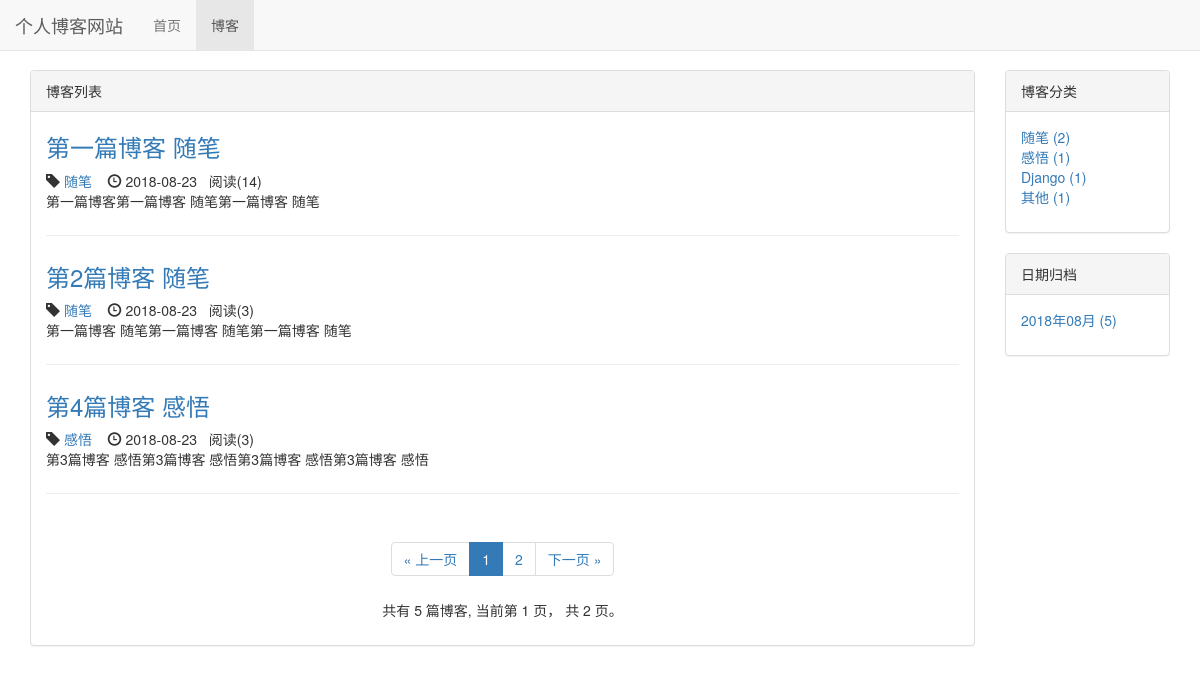
Screenshot of /blog/ with the database file from the repository.
### blog/models.py (models this page shows, shortened)
class Blog(models.Model, ReadNumExpandMethod):  # 继承 方法
    title = models.CharField(max_length=50)
    blog_type = models.ForeignKey(BlogType, on_delete=models.DO_NOTHING)
    content = RichTextUploadingField()
    author = models.ForeignKey(User, on_delete=models.DO_NOTHING)
    read_details = GenericRelation(ReadDetail)
    created_time = models.DateTimeField(auto_now_add=True)
    last_updated_time = models.DateTimeField(auto_now=True)
    class Meta:
        ordering = ['created_time']

class BlogType(models.Model):
    type_name = models.CharField(max_length=15)
    def __str__(self):
        return self.type_name

### read_statistics/models.py (models this page shows)
class ReadNum(models.Model):
    read_num = models.IntegerField(default=0)
    content_type = models.ForeignKey(ContentType, on_delete=models.DO_NOTHING)
    object_id = models.PositiveIntegerField()
    content_object = GenericForeignKey('content_type', 'object_id')

### blog/views.py (the view)
# urls.py: path('', views.blog_list, name='blog_list'),
def blog_list(request):
    blogs_all_list = Blog.objects.all()
    context = get_blog_list_common_date(request, blogs_all_list)
    return render(request, 'blog/blog_list.html', context)

### read_statistics/models.py (called while the page is built)
    def get_read_num(self):
        try:
            ct = ContentType.objects.get_for_model(self)
            readnum = ReadNum.objects.get(content_type=ct, object_id=self.pk)
            return readnum.read_num
        except exceptions.ObjectDoesNotExist:
            return 0

### blog/templates/blog/blog_list.html (shortened to what this page needs)
{% extends "base.html" %}
{% block nav_blog_active%}active{% endblock%}
{% load staticfiles %}
{% block header_extends %}
    <link rel="stylesheet" href="{% static 'blog/blog.css' %}">
{% endblock header_extends %}
{% block content %}
    <div class="container">
        <div class="row">
            <div class="col-xs-12 col-sm-8 col-md-9 col-lg-10">
                <div class="panel panel-default">
                    <div class="panel-heading">{% block blog_list_tilte %}
                            博客列表
                    {% endblock blog_list_tilte %}</div>
                    <div class="panel-body">
                        {% for blog in blogs %}
                        <div class="blog">
                            <h3><a href="{% url 'blog_detail' blog.pk %}">
                            {{ blog.title }}
                            </a></h3>
                            <div class="blog-info">
                                <span class="glyphicon glyphicon-tag"> </span><a href="{% url 'blogs_with_type' blog.blog_type.pk %}"> {{ blog.blog_type }}    </a>&nbsp;&nbsp;
                                <span class="glyphicon glyphicon-time"></span>
                                  {{ blog.created_time|date:'Y-m-d' }}
                                  &nbsp;&nbsp;阅读({{ blog.get_read_num }})
                            </div>
                            <p>{{ blog.content|striptags|truncatechars:120 }}</p>
                        </div>
                        {% empty %}
                        <div class="blog">
                            <h3>暂无博客，敬请期待</h3>
                        </div>
                        {% endfor %}
<div class="paginator">
<ul class="pagination">
    <li>
        {% if page_of_blogs.has_previous %}
            <a href="?page={{ page_of_blogs.previous_page_number }}" aria-label="Previous">
                <span aria-hidden="true">&laquo; 上一页</span>
            </a>
        {% else %}
                <span aria-hidden="true">&laquo; 上一页</span>
        {% endif %}
    </li>
    {% for page_num in  page_range %}
        {% if page_num == page_of_blogs.number %}
        <li class="active"><span>{{ page_num }}</span></li>
        {% else %}
            {% if page_num == '...' %}
            <li><span>{{ page_num }}</span></li>
            {% else %}
            <li><a href="?page={{ page_num }}">{{ page_num }}</a></li>
            {% endif %}
        {% endif %}
    {% endfor %}
    <li>
        {% if page_of_blogs.has_next %}
            <a href="?page={{ page_of_blogs.next_page_number }}" aria-label="Next">
                <span aria-hidden="true">下一页 &raquo;</span>
            </a>
        {% else %}
                <span aria-hidden="true">下一页 &raquo;</span>
        {% endif %}
    </li>
</ul>
<p>
    共有 {{ page_of_blogs.paginator.count }} 篇博客,
    当前第 {{ page_of_blogs.number }} 页，
    共 {{ page_of_blogs.paginator.num_pages }} 页。
</p>
</div>
                    </div>
                </div>
            </div>
            <div class="hidden-xs col-sm-4 col-md-4 col-md-3 col-lg-2">
                    <div class="panel panel-default">
                        <div class="panel-heading">博客分类</div>
                        <div class="panel-body">
                            <ul class="blog-types">
                                {% for blog_type in blog_types %}
                                <li><a href="{% url 'blogs_with_type' blog_type.pk %}">{{ blog_type.type_name }}
                                    ({{ blog_type.blog_count }})
                                </a>
                                </li>
                                {% empty %}
                                <li>暂无分类</li>
                                {% endfor %}
                            </ul>
                        </div>
                    </div>
                    <div class="panel panel-default">
                        <div class="panel-heading">日期归档</div>
                            <div class="panel-body">
                            <ul>
                                {% for blog_date, blog_count in blog_dates.items  %}
                                <a href="{% url 'blogs_with_date' blog_date.year blog_date.month %}">
                                <li>{{ blog_date | date:'Y年m月' }} ({{ blog_count }}) </li>
                                </a>
                                {% endfor %}
                            </ul>
                            </div>
                    </div>
            </div>
        </div>
    </div>
{% endblock content %}

### static/base.css (style rules this page uses)
* { margin: 0; padding: 0; }
body { margin-top: 70px!important; }
ul { list-style: none; }

### blog/static/blog/blog.css (style rules this page uses)
ul.blog-types { list-style-type: none; }
div.blog:not(:last-child) { margin-bottom: 2em; padding-bottom: 1em; border-bottom: 1px solid #eee; }
div.blog h3 { margin-top: 0.3em; }
div.paginator { text-align: center; }

### rows the page displays
Blog: title "第一篇博客 随笔", blog_type "随笔", created_time "2018-08-23", get_read_num "14", content "第一篇博客第一篇博客 随笔第一篇博客 随笔"
Blog: title "第2篇博客 随笔", blog_type "随笔", created_time "2018-08-23", get_read_num "3", content "第一篇博客 随笔第一篇博客 随笔第一篇博客 随笔"
Blog: title "第4篇博客 感悟", blog_type "感悟", created_time "2018-08-23", get_read_num "3", content "第3篇博客 感悟第3篇博客 感悟第3篇博客 感悟第3篇博客 感悟"
BlogType: type_name "随笔", blog_count "2"
BlogType: type_name "感悟", blog_count "1"
BlogType: type_name "Django", blog_count "1"
BlogType: type_name "其他", blog_count "1"

### other values shown
{{ page_num }} "1"
{{ page_num }} "2"
{{ page_of_blogs.paginator.count }} "5"
{{ page_of_blogs.number }} "1"
{{ page_of_blogs.paginator.num_pages }} "2"
{{ blog_date | date:'Y年m月' }} "2018年08月"
{{ blog_count }} "5"
